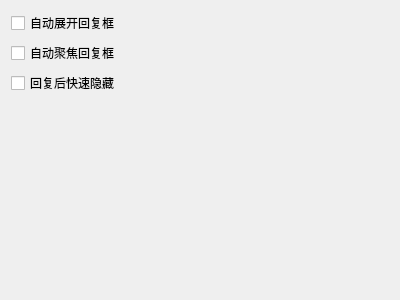
<?xml version="1.0" encoding="UTF-8"?>
<ui version="4.0">
 <class>ReplyWidget</class>
 <widget class="QWidget" name="ReplyWidget">
  <property name="geometry">
   <rect>
    <x>0</x>
    <y>0</y>
    <width>400</width>
    <height>300</height>
   </rect>
  </property>
  <property name="windowTitle">
   <string>Form</string>
  </property>
  <layout class="QVBoxLayout" name="verticalLayout">
   <item>
    <layout class="QGridLayout" name="gridLayout">
     <item row="2" column="0">
      <widget class="QCheckBox" name="closeAfterReplyCheck">
       <property name="toolTip">
        <string>回复消息后快速隐藏，等待时间等同于失去焦点后保留显示的时长。</string>
       </property>
       <property name="text">
        <string>回复后快速隐藏</string>
       </property>
      </widget>
     </item>
     <item row="0" column="0">
      <widget class="QCheckBox" name="autoShowReplyCheck">
       <property name="text">
        <string>自动展开回复框</string>
       </property>
      </widget>
     </item>
     <item row="1" column="0">
      <widget class="QCheckBox" name="autoFocusReplyCheck">
       <property name="toolTip">
        <string>鼠标移入通知时，自动聚集焦点至回复消息的输入框。
可能无法自动设置为输入焦点，
但可作为“鼠标移入时自动显示回复框”的效果来使用</string>
       </property>
       <property name="text">
        <string>自动聚焦回复框</string>
       </property>
      </widget>
     </item>
    </layout>
   </item>
   <item>
    <spacer name="verticalSpacer">
     <property name="orientation">
      <enum>Qt::Vertical</enum>
     </property>
     <property name="sizeHint" stdset="0">
      <size>
       <width>20</width>
       <height>40</height>
      </size>
     </property>
    </spacer>
   </item>
  </layout>
 </widget>
 <resources/>
 <connections/>
</ui>
